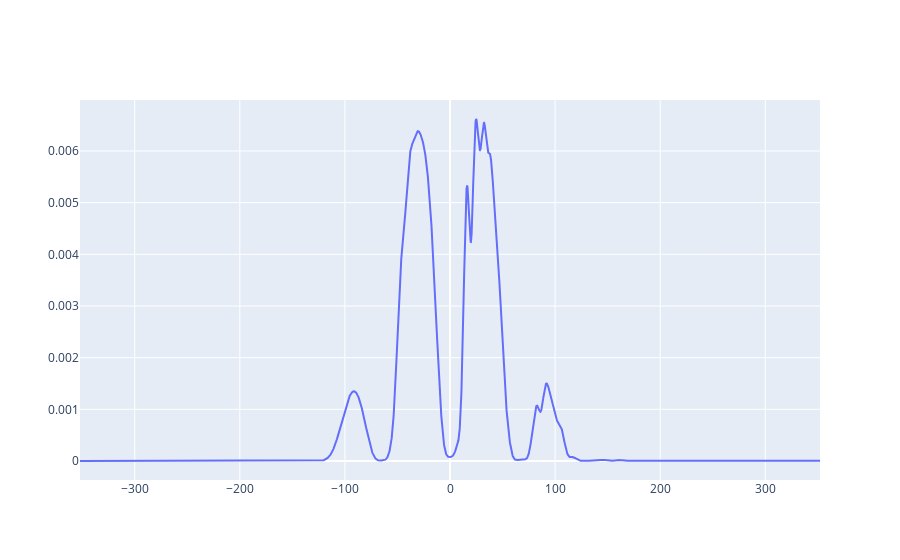

Here is the notebook cell this chart was saved with:
### Markdown cell above
# TIPTOE dense

### Code cell
df_dense=pd.read_csv("/home/user/BachelorThesis/trecxcoefftests/tiptoe_dense/0012/expec", sep='\s+', header=8)
#shift every column name by one and remove the first column
df_dense.columns = df_dense.columns[1:].tolist() + [""]
#remove last column
df_dense = df_dense.iloc[:, :-1]




fig = go.Figure()
fig.add_trace(go.Scatter(x=np.array(df_dense["Time"]), y=np.array(df_dense["<Occ{H0:5}>"]), mode='lines', name='c^2_Occ_new'))
#fig.add_trace(go.Scatter(x=np.array(df_dense["Time"]), y=np.array(df_dense["Re{<H0:0|psi>}"]**2+df_dense["Imag{<H0:0|psi>}"]**2), mode='lines', name='c^2_new'))
#fig.add_trace(go.Scatter(x=np.array(df_dense["Time"]), y=np.array(df_dense["Re{<H0:0|psi>}"]), mode='lines', name='c^2_new'))

### Figure 1 — Plotly figure (JSON) as saved in the notebook; plotly's stock layout.template omitted (floating-point values rounded to 4 significant figures; data arrays with more than 128 entries replaced by an {"elided": "..."} marker saying what was removed)
{"data": [{"mode": "lines", "name": "c^2_Occ_new", "type": "scatter", "x": {"elided": "7043 float values"}, "y": {"elided": "7043 float values"}}], "layout": {}}
